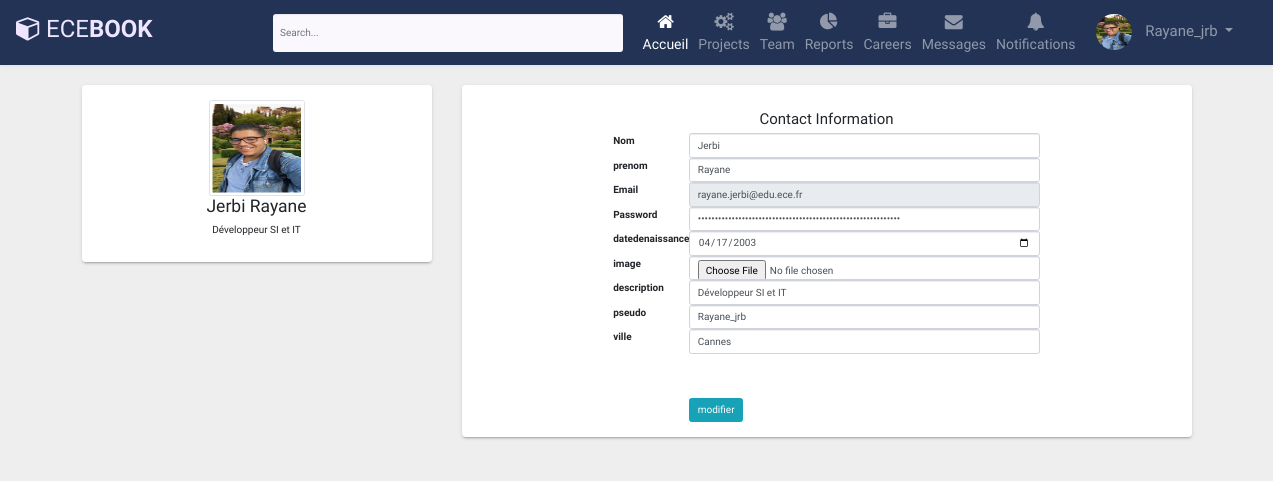
/views/updateUser.php (signed in), run on the app's committed database.
### tables this page shows
CREATE TABLE IF NOT EXISTS `utilisateur` (
  `id_user` int NOT NULL AUTO_INCREMENT,
  `nom` varchar(255) DEFAULT NULL,
  `prenom` varchar(255) DEFAULT NULL,
  `image` varchar(255) NOT NULL,
  `ville` varchar(255) DEFAULT NULL,
  `adressemail` varchar(255) DEFAULT NULL,
  `mdp` varchar(255) DEFAULT NULL,
  `roll` enum('etudiant','professeur','admin') DEFAULT 'etudiant',
  `promo` varchar(255) DEFAULT NULL,
  `datedenaissance` date DEFAULT NULL,
  `description` varchar(255) DEFAULT NULL,
  `pseudo` varchar(255) DEFAULT NULL,
  `code_confirmation` varchar(255) NOT NULL,
  `confirmer` tinyint(1) NOT NULL,
  PRIMARY KEY (`id_user`)
);

### controller/database.php (called while the page is built, shortened)
<?php
class Database{
    private static $dns;
    private static $user;
    private static $password;
    private static $database;
    public function __construct()
    {
        self::$dns = "mysql:host=localhost;dbname=ecebook;port=3306";
        self::$user = "root";
        self::$password = "";
        try {
            self::$database = new PDO(self::$dns, self::$user, self::$password);
            self::$database->setAttribute(PDO::ATTR_ERRMODE, PDO::ERRMODE_EXCEPTION);
        } catch(PDOException $e) {
            echo "Erreur de connexion à la base de données: " . $e->getMessage();
            die();
        }
    }
    public static function getInstance() {
        return self::$database;
    }
public function GetUserById($user_id) {
    $database = self::getInstance();
    $query = "SELECT * FROM utilisateur WHERE id_user = ?";
    $statement = $database->prepare($query);
    $statement->bindParam(1, $user_id, PDO::PARAM_INT);
    $statement->execute();
    $user = $statement->fetch(PDO::FETCH_ASSOC);
    return $user;
}
}

### views/updateUser.php (the view, shortened to what this page needs)
<!DOCTYPE html>
<html lang="en">
<head>
    <link rel="stylesheet" href="https://maxcdn.bootstrapcdn.com/bootstrap/3.3.7/css/bootstrap.min.css">
</head>
<body>
<?php require("../model/navbar.php") ?>
<form action="../model/updateUser.php" method="POST" enctype="multipart/form-data">
<div class="container bootstrap snippets bootdey">
<div class="row ng-scope">
    <div class="col-md-4">
        <div class="panel panel-default">
            <div class="panel-body text-center">
                <div class="pv-lg"><img class="center-block img-responsive img-circle img-thumbnail thumb96" src="../uploads/<?=  $user["image"] ?>" alt="Contact"></div>
                <h3 class="m0 text-bold"><?= $user["nom"] . " " . $user["prenom"]  ?></h3>
                <div class="mv-lg">
                    <p><?=  $user["description"]  ?></p>
                </div>
            </div>
        </div>
    </div>
    <div class="col-md-8">
        <div class="panel panel-default">
            <div class="panel-body">
                <div class="h4 text-center">Contact Information</div>
                <div class="row pv-lg">
                    <div class="col-lg-2"></div>
                    <div class="col-lg-8">
                        <form class="form-horizontal ng-pristine ng-valid">
                            <div class="form-group">
                                <label class="col-sm-2 control-label" for="inputContact1">Nom</label>
                                <div class="col-sm-10">
                                    <input class="form-control" id="inputContact1" name="nom" type="text" placeholder="" value="<?=  $user["nom"] ?>">
                                </div>
                            </div>
                            <div class="form-group">
                                <label class="col-sm-2 control-label" for="inputContact2">prenom</label>
                                <div class="col-sm-10">
                                    <input class="form-control" id="inputContact2" name="prenom" type="text" value="<?= $user["prenom"]  ?>">
                                </div>
                            </div>
                            <div class="form-group">
                                <label class="col-sm-2 control-label" for="inputContact3">Email</label>
                                <div class="col-sm-10">
                                    <input disabled class="form-control" id="inputContact3" name="email" type="email" value="<?=  $user["adressemail"] ?>">
                                </div>
                            </div>
                            <div class="form-group">
                                <label class="col-sm-2 control-label" for="inputContact4">Password</label>
                                <div class="col-sm-10">
                                    <input class="form-control" id="inputContact4" name="motdepasse" type="password" placeholder="Tapez votre mot de passe..." minlength="10" value="<?=  $user['mdp'] ?: '' ?>">
                                </div>
                            </div>
                            <div class="form-group">
                                <label class="col-sm-2 control-label" for="inputContact5">datedenaissance</label>
                                <div class="col-sm-10">
                                    <input class="form-control" name="naissance" id="inputContact5" type="date" value="<?=  $user["datedenaissance"] ?>">
                                </div>
                            </div>
                            <div class="form-group">
                                <label class="col-sm-2 control-label" for="inputContact6">image</label>
                                <div class="col-sm-10">
                                    <input class="form-control" name="image" id="inputContact6" type="file" value="<?=  $user["image"] ?>">
                                </div>
                            </div>
                            <div class="form-group">
                                <label class="col-sm-2 control-label" for="inputContact7">description</label>
                                <div class="col-sm-10">
                                    <input class="form-control"  name="description" id="inputContact7" type="text" value="<?=  $user["description"] ?>">
                                </div>
                            </div>
                            <div class="form-group">
                                <label class="col-sm-2 control-label" for="inputContact7">pseudo</label>
                                <div class="col-sm-10">
                                    <input class="form-control" name="username" id="inputContact7" type="text" value="<?=  $user["pseudo"] ?>">
                                </div>
                            </div>
                            <div class="form-group">
                                <label class="col-sm-2 control-label" for="inputContact8">ville</label>
                                <div class="col-sm-10">
                                    <input class="form-control" name="ville" id="inputContact8" type="text" placeholder="ville" value="<?= $user["ville"]  ?>">
                                </div>
                            </div>
                            <div class="form-group">
                                <div class="col-sm-offset-2 col-sm-10">
                                    <div class="checkbox">
                                        <label>
                                    </div>
                                </div>
                            </div>
                            <div class="form-group">
                                <div class="col-sm-offset-2 col-sm-10">
                                    <button name="submit" class="btn btn-info" type="submit">modifier</button>
                                </div>
                            </div>
                        </form>
                    </div>
                </div>
            </div>
        </div>
    </div>
</div>
</div>
</form>
</body>
</html>

### model/navbar.php (shortened to what this page needs)
<?php
require_once("../controller/database.php");
if(isset($_SESSION["id_user"])){
	$db = new Database();
	$user = $db->GetUserById($_SESSION["id_user"]);
}
?>
<!DOCTYPE html>
<html lang="en">
<head>
<link rel="stylesheet" href="https://stackpath.bootstrapcdn.com/bootstrap/4.5.0/css/bootstrap.min.css">
<link rel="stylesheet" href="https://maxcdn.bootstrapcdn.com/font-awesome/4.7.0/css/font-awesome.min.css">
<link rel="stylesheet" href="../style/navbar.css">
</head>
<body>
<nav class="navbar navbar-expand-xl navbar-dark bg-dark">
	<a href="#" class="navbar-brand"><i class="fa fa-cube"></i>ECE<b>BOOK</b></a>
	<div id="navbarCollapse" class="collapse navbar-collapse justify-content-start">
		<?php if(isset($_SESSION["id_user"])) : ?>
		<form class="navbar-form form-inline">
			<div class="input-group search-box">
				<input type="text" class="form-control" id="live_search" autocomplete="off"
            		placeholder="Search...">
			</div>
		</form>
		<?php endif ; ?>
		<?php if(isset($_SESSION["id_user"])) : ?>
		<div class="navbar-nav ml-auto">
			<a href="../views/index2.php" class="nav-item nav-link active"><i class="fa fa-home"></i><span>Accueil</span></a>
			<a href="#" class="nav-item nav-link"><i class="fa fa-gears"></i><span>Projects</span></a>
			<a href="#" class="nav-item nav-link"><i class="fa fa-users"></i><span>Team</span></a>
			<a href="#" class="nav-item nav-link"><i class="fa fa-pie-chart"></i><span>Reports</span></a>
			<a href="#" class="nav-item nav-link"><i class="fa fa-briefcase"></i><span>Careers</span></a>
			<a href="#" class="nav-item nav-link"><i class="fa fa-envelope"></i><span>Messages</span></a>
			<a href="#" class="nav-item nav-link"><i class="fa fa-bell"></i><span>Notifications</span></a>
			<div class="nav-item dropdown">
				<a href="#" data-toggle="dropdown" class="nav-item nav-link dropdown-toggle user-action">
				<img src="../uploads/<?=  $user["image"] ?>" class="avatar" alt="Avatar"> <?=  $user["pseudo"] ?> </a>
			</div>
		</div>
        <?php endif ; ?>
	</div>
</nav>
</body>
</html>

### style/navbar.css (style rules this page uses)
body { background: #eeeeee; font-family: 'Varela Round', sans-serif; }
.navbar { color: #fff; background: #223355 !important; padding: 5px 16px; border-radius: 0; border: none; box-shadow: 0 0 4px rgba(0, 0, 0, .1); }
.navbar img { border-radius: 50%; width: 36px; height: 36px; margin-right: 10px; }
.navbar .navbar-brand { color: #efe5ff; padding-left: 0; padding-right: 50px; font-size: 24px; }
.navbar .navbar-brand i { font-size: 25px; margin-right: 5px; }
.search-box { position: relative; }
.search-box input { padding-right: 35px; min-height: 38px; border: none; background: #faf7fd; border-radius: 3px !important; }
.navbar .nav-item i { font-size: 18px; }
.navbar .nav-item span { position: relative; top: 3px; }
.navbar .navbar-nav>a { color: #efe5ff; padding: 8px 15px; font-size: 14px; }
.navbar .navbar-nav>a>i { display: block; text-align: center; }
.navbar .navbar-nav .user-action { padding: 9px 15px; font-size: 15px; }
@media (min-width: 1200px) { .form-inline .input-group { width: 350px; margin-left: 30px; } }

### views/updateUser.php (style rules this page uses)
body { margin-top:20px; background:#f5f7fa; }
.panel.panel-default { border-top-width: 3px; }
.panel { box-shadow: 0 3px 1px -2px rgba(0,0,0,.14),0 2px 2px 0 rgba(0,0,0,.098),0 1px 5px 0 rgba(0,0,0,.084); border: 0; border-radius: 4px; margin-bottom: 16px; }
.thumb96 { width: 96px!important; height: 96px!important; }

### data on the page
utilisateur: image (picture), pseudo "Rayane_jrb", nom "Jerbi", prenom "Rayane", description "Développeur SI et IT", email "rayane.jerbi@edu.ece.fr", naissance "04/17/2003", username "Rayane_jrb", ville "Cannes"
